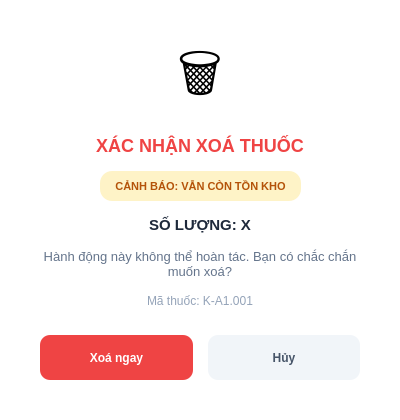
<?xml version="1.0" encoding="UTF-8"?>
<ui version="4.0">
 <class>dlg_confirm_delete</class>
 <widget class="QDialog" name="dlg_confirm_delete">
  <property name="geometry">
   <rect>
    <x>0</x>
    <y>0</y>
    <width>400</width>
    <height>420</height>
   </rect>
  </property>
  <property name="windowTitle">
   <string>Xác nhận xóa</string>
  </property>
  <property name="styleSheet">
   <string notr="true">
    QDialog { background-color: rgba(0, 0, 0, 0); }
   </string>
  </property>
  <layout class="QVBoxLayout" name="main_layout">
   <property name="spacing">
    <number>0</number>
   </property>
   <property name="leftMargin">
    <number>10</number>
   </property>
   <property name="topMargin">
    <number>10</number>
   </property>
   <property name="rightMargin">
    <number>10</number>
   </property>
   <property name="bottomMargin">
    <number>10</number>
   </property>
   <item>
    <widget class="QFrame" name="container_frame">
     <property name="styleSheet">
      <string notr="true">
       QFrame#container_frame {
           background-color: #FFFFFF;
           border-radius: 20px;
       }
      </string>
     </property>
     <layout class="QVBoxLayout" name="content_layout">
      <property name="spacing">
       <number>15</number>
      </property>
      <property name="leftMargin">
       <number>30</number>
      </property>
      <property name="topMargin">
       <number>30</number>
      </property>
      <property name="rightMargin">
       <number>30</number>
      </property>
      <property name="bottomMargin">
       <number>30</number>
      </property>
      <item>
       <widget class="QLabel" name="lbl_icon">
        <property name="minimumSize">
         <size>
          <width>100</width>
          <height>80</height>
         </size>
        </property>
        <property name="text">
         <string>🗑️</string>
        </property>
        <property name="styleSheet">
         <string notr="true">font-size: 50px;</string>
        </property>
        <property name="alignment">
         <set>Qt::AlignCenter</set>
        </property>
       </widget>
      </item>
      <item>
       <widget class="QLabel" name="lbl_title">
        <property name="text">
         <string>XÁC NHẬN XOÁ THUỐC</string>
        </property>
        <property name="styleSheet">
         <string notr="true">color: #EF4444; font-weight: bold; font-size: 18px;</string>
        </property>
        <property name="alignment">
         <set>Qt::AlignCenter</set>
        </property>
       </widget>
      </item>
      <item>
       <layout class="QHBoxLayout" name="layout_badge">
        <item>
         <spacer name="s1">
          <property name="orientation">
           <enum>Qt::Horizontal</enum>
          </property>
          <property name="sizeHint" stdset="0">
           <size>
            <width>40</width>
            <height>20</height>
           </size>
          </property>
         </spacer>
        </item>
        <item>
         <widget class="QLabel" name="lbl_warning">
          <property name="minimumSize">
           <size>
            <width>180</width>
            <height>30</height>
           </size>
          </property>
          <property name="text">
           <string>CẢNH BÁO: VẪN CÒN TỒN KHO</string>
          </property>
          <property name="styleSheet">
           <string notr="true">background-color: #FEF3C7; color: #B45309; border-radius: 12px; padding: 0 15px; font-weight: bold; font-size: 11px;</string>
          </property>
          <property name="alignment">
           <set>Qt::AlignCenter</set>
          </property>
         </widget>
        </item>
        <item>
         <spacer name="s2">
          <property name="orientation">
           <enum>Qt::Horizontal</enum>
          </property>
          <property name="sizeHint" stdset="0">
           <size>
            <width>40</width>
            <height>20</height>
           </size>
          </property>
         </spacer>
        </item>
       </layout>
      </item>
      <item>
       <widget class="QLabel" name="lbl_qty">
        <property name="text">
         <string>SỐ LƯỢNG: X</string>
        </property>
        <property name="styleSheet">
         <string notr="true">color: #1E293B; font-weight: bold; font-size: 15px;</string>
        </property>
        <property name="alignment">
         <set>Qt::AlignCenter</set>
        </property>
       </widget>
      </item>
      <item>
       <widget class="QLabel" name="lbl_desc">
        <property name="text">
         <string>Hành động này không thể hoàn tác. Bạn có chắc chắn muốn xoá?</string>
        </property>
        <property name="styleSheet">
         <string notr="true">color: #64748B; font-size: 13px;</string>
        </property>
        <property name="alignment">
         <set>Qt::AlignCenter</set>
        </property>
        <property name="wordWrap">
         <bool>true</bool>
        </property>
       </widget>
      </item>
      <item>
       <widget class="QLabel" name="lbl_code">
        <property name="text">
         <string>Mã thuốc: K-A1.001</string>
        </property>
        <property name="styleSheet">
         <string notr="true">color: #94A3B8; font-size: 12px;</string>
        </property>
        <property name="alignment">
         <set>Qt::AlignCenter</set>
        </property>
       </widget>
      </item>
      <item>
       <spacer name="v_spacer">
        <property name="orientation">
         <enum>Qt::Vertical</enum>
        </property>
        <property name="sizeHint" stdset="0">
         <size>
          <width>20</width>
          <height>40</height>
         </size>
        </property>
       </spacer>
      </item>
      <item>
       <layout class="QHBoxLayout" name="layout_btns">
        <property name="spacing">
         <number>15</number>
        </property>
        <item>
         <widget class="QPushButton" name="btn_delete">
          <property name="minimumSize">
           <size>
            <width>120</width>
            <height>45</height>
           </size>
          </property>
          <property name="text">
           <string>Xoá ngay</string>
          </property>
          <property name="styleSheet">
           <string notr="true">background-color: #EF4444; color: white; border-radius: 10px; font-weight: bold;</string>
          </property>
         </widget>
        </item>
        <item>
         <widget class="QPushButton" name="btn_cancel">
          <property name="minimumSize">
           <size>
            <width>120</width>
            <height>45</height>
           </size>
          </property>
          <property name="text">
           <string>Hủy</string>
          </property>
          <property name="styleSheet">
           <string notr="true">background-color: #F1F5F9; color: #475569; border-radius: 10px; font-weight: bold;</string>
          </property>
         </widget>
        </item>
       </layout>
      </item>
     </layout>
    </widget>
   </item>
  </layout>
 </widget>
</ui>
